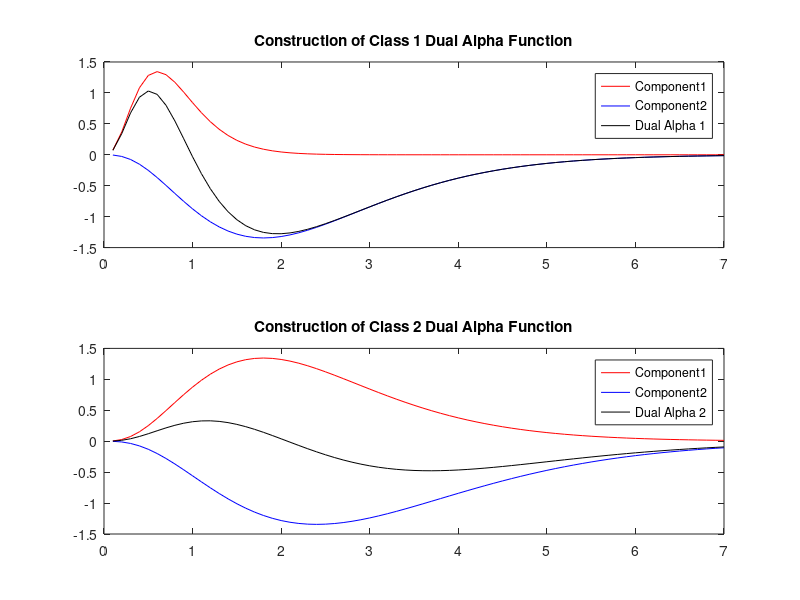
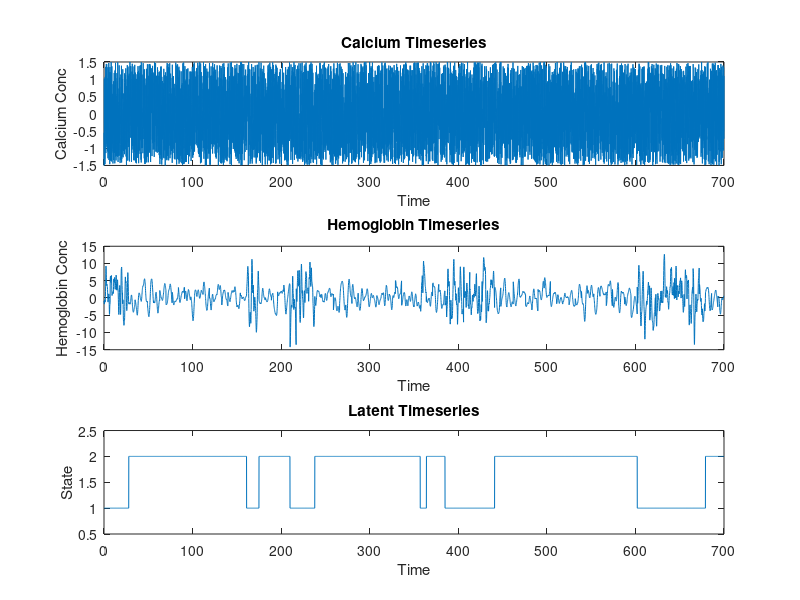

The MATLAB source for these figures, in order:
% Zachary Loschinskey
% Dr. Anna Devor Rotation
% January 2024
% Generation of a test dataset for Input-Output HMM Training

%--------------------------------------------------------------------------
% Input variable x and output variable y will be used
%
% Two different dual alpha function relationships between x and y will be used
% to generate the test dataset
%
% The final dataset will be a timeseries of the input and output variables
% with defined stretches of each different linear relationship
%
% The goal is to use this dataset to help me write, verify, and fully
% understand input-output HMM expectation-maximization so that I can
% implement the IOHMM for neurovascular states relating Hb to Ca2+ through
% alpha functions
%--------------------------------------------------------------------------


function [Ca, Hb, latent, alpha1, alpha2] = gen_alpha_data()
    transition_probabilities = [0.75, 0.25;  % Probability of staying in same state or transitioning
                                    0.12, 0.88]; % Probability of transitioning to the other state or staying
    
    % Define range of x values -> constructed so that there are 70 points
    x = 0.1:0.1:7;
    
    % Define parameters of the two dual alpha functions
    alpha1_t0 = 0;
    alpha1_tau1 = 0.2;
    alpha1_tau2 = 0.6;

    % alpha1_t0 = 0;
    % alpha1_tau1 = 0.5;
    % alpha1_tau2 = 0.6;
    
    alpha1_1 = (((x-alpha1_t0) ./ alpha1_tau1) .^3) .* exp(-(x-alpha1_t0) ./ alpha1_tau1);
    alpha1_2 = -(((x-alpha1_t0) ./ alpha1_tau2) .^3) .* exp(-(x-alpha1_t0) ./ alpha1_tau2);
    dual_alpha1 = alpha1_1 + alpha1_2;
    alpha1 = dual_alpha1;
    
    % Define parameters of the two dual alpha functions
    alpha2_t0 = 0;
    alpha2_tau1 = 0.6;
    alpha2_tau2 = 0.8;
    % 
    % alpha2_t0 = 0;
    % alpha2_tau1 = 0.4;
    % alpha2_tau2 = 0.55;
    
    alpha2_1 = (((x-alpha2_t0) ./ alpha2_tau1) .^3) .* exp(-(x-alpha2_t0) ./ alpha2_tau1);
    alpha2_2 = -(((x-alpha2_t0) ./ alpha2_tau2) .^3) .* exp(-(x-alpha2_t0) ./ alpha2_tau2);
    dual_alpha2 = alpha2_1 + alpha2_2;
    alpha2 = dual_alpha2;
    
    
    figure()
    subplot(2, 1, 1)
    plot(x, alpha1_1, 'r')
    hold on;
    plot(x, alpha1_2, 'b')
    plot(x, dual_alpha1, 'k')
    title("Construction of Class 1 Dual Alpha Function")
    legend("Component1", "Component2", "Dual Alpha 1")
    
    subplot(2, 1, 2)
    plot(x, alpha2_1, 'r')
    hold on;
    plot(x, alpha2_2, 'b')
    plot(x, dual_alpha2, 'k')
    title("Construction of Class 2 Dual Alpha Function")
    legend("Component1", "Component2", "Dual Alpha 2")
    
    
    %% Generating the data set
    % Create the dataset for the IOHMM
    num_samples = 100;
    
    Ca = [];
    Hb = [];
    latent = [];
    
    % Generate the dataset
    current_state = 1; % Start in state 1
    for sample = 1:num_samples
        % Record the current state
        latent = [latent; current_state];
        
        % Generate 70 calcium sample random number between -1.5 and 1.5
        calcium_values = zeros(1, 70);
        for chim =1:70
            calcium_values(chim) = -1.5 + 3 * rand();
        end
    
        % Set the standard deviation for the noise
        noise_std = 0.02;
        
        % Generate random noise with the same size as calcium_values
        noise = noise_std * randn(size(calcium_values));
        
        % Add noise to each element of calcium_values
        % % % calcium_values_with_noise = calcium_values + noise;
        calcium_values_with_noise = calcium_values + noise;
        
        % if sample ==1
        %     offset = 0;
        % else
        %     offset = Hb(end);
        % end

        offset = 0;


        % Generate data point based on the current state and the randomly selected position
        if current_state == 1
            % Generate data from y1 with noise
            % Hb_values = conv(calcium_values_with_noise, dual_alpha1, 'full');
            % Hb_values = Hb_values(1:70) + offset;
            Hb_values = ifft(fft(dual_alpha1) .* fft(calcium_values_with_noise));
    
            Ca = [Ca; calcium_values]; % Record input
            Hb = [Hb; Hb_values]; % Record output
        else
            % Generate data from y1 with noise
            % Hb_values = conv(calcium_values_with_noise, dual_alpha2, 'full');
            % Hb_values = Hb_values(1:70) + offset;
            Hb_values = ifft(fft(dual_alpha2) .* fft(calcium_values_with_noise));

            Ca = [Ca; calcium_values]; % Record input
            Hb = [Hb; Hb_values]; % Record output
        end
        
        % Transition to next state based on transition probabilities
        if rand < transition_probabilities(current_state, current_state)
            % Stay in the current state
            continue;
        else
            % Transition to the other state
            current_state = 3 - current_state; % Flip between 1 and 2
        end
    end
    
    
    
    %% Plotting the synthetic dataset
    figure()
    
    t = linspace(0, 7 * num_samples, 7000);
    Hb_t = Hb';
    Ca_t = Ca';
    
    subplot(3, 1, 1)
    plot(t, Ca_t(:))
    xlabel('Time')
    ylabel('Calcium Conc')
    title('Calcium Timeseries')
    
    subplot(3, 1, 2)
    plot(t, Hb_t(:))
    xlabel('Time')
    ylabel('Hemoglobin Conc')
    title('Hemoglobin Timeseries')
    
    subplot(3, 1, 3)
    plot(t, repelem(latent, 70))
    xlabel('Time')
    ylabel('State')
    title('Latent Timeseries')
    ylim([0.5, 2.5])

end
    
    
    
    

